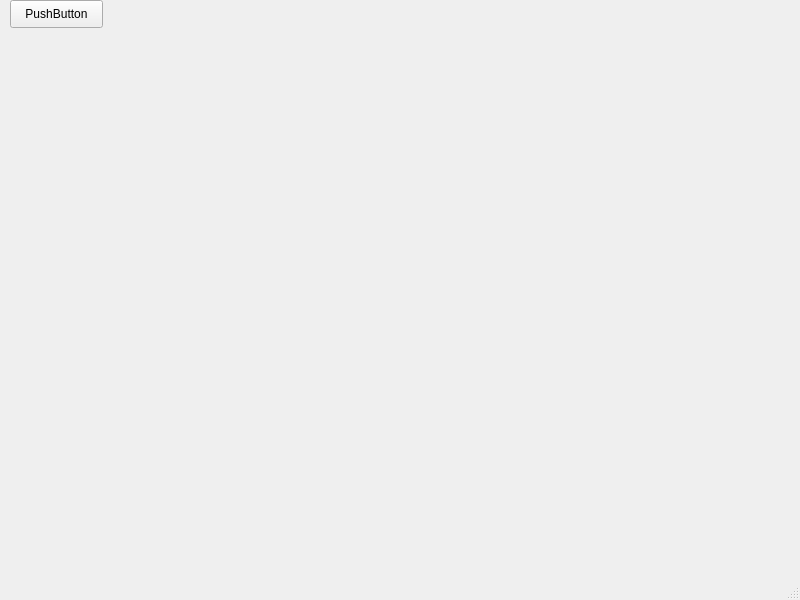
<?xml version="1.0" encoding="UTF-8"?>
<ui version="4.0">
 <class>MainWindow</class>
 <widget class="QMainWindow" name="MainWindow">
  <property name="geometry">
   <rect>
    <x>0</x>
    <y>0</y>
    <width>800</width>
    <height>600</height>
   </rect>
  </property>
  <property name="windowTitle">
   <string>MainWindow</string>
  </property>
  <widget class="QWidget" name="centralwidget">
   <widget class="QPushButton" name="pushButton">
    <property name="geometry">
     <rect>
      <x>10</x>
      <y>0</y>
      <width>93</width>
      <height>28</height>
     </rect>
    </property>
    <property name="text">
     <string>PushButton</string>
    </property>
   </widget>
  </widget>
  <widget class="QMenuBar" name="menubar">
   <property name="geometry">
    <rect>
     <x>0</x>
     <y>0</y>
     <width>800</width>
     <height>26</height>
    </rect>
   </property>
  </widget>
  <widget class="QStatusBar" name="statusbar"/>
 </widget>
 <resources/>
 <connections/>
</ui>
